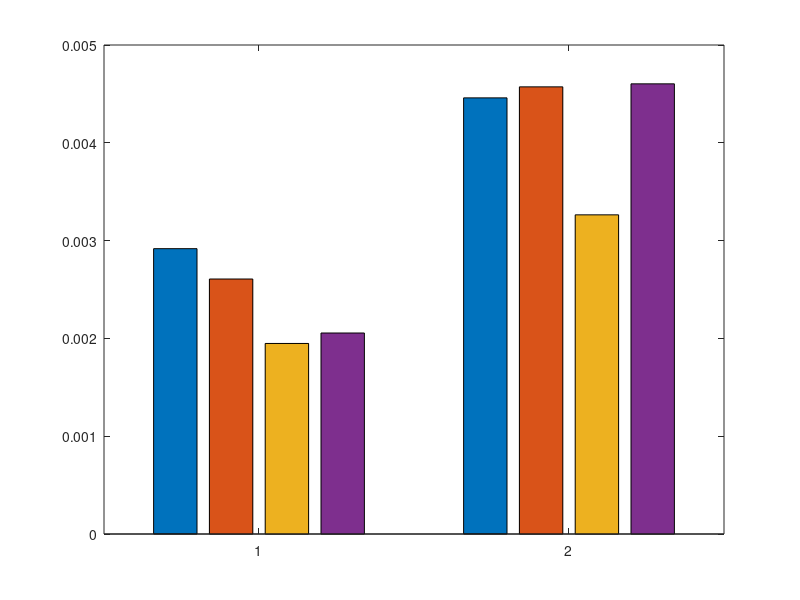

Recreate this plot in MATLAB. (Note: this script raises an error after producing the figure.)
%% Ablation_studies
%% settings
clear;
% bl = [111 140 189]/255;
bl = [0    0.4470    0.7410];
or = [235 161 51]/255;
ye = [242 206 108]/255;
gr = [131 157 68]/255;
red = [225 112 110]/255;
dark_bl = [48 151 164]/255;
pur = [0.4940    0.1840    0.5560];
dark = [77 77 79]/255;
light_dark = [100 100 103]/255;
brown = [171 104 87]/255;
link_w = 2.5;
mark_size = 12;
colors = [bl;gr;or;red;pur;light_dark;dark_bl;brown;ye];
markers = {'>', '+', 'diamond', 'o', 'v', '*', 'square', '^','x'};
rng(0)

%% Model Arch Variation
% pretrain@offline env.
en1_dm1_da1_offline = [0.04606308788061142	0.01436044555157423	0.005958180874586105	0.002917643636465073	0.0020958271343261];
en1_dm2_da2_offline = [0.0488969162106514	0.0150280799716711	0.005829410161823034	0.002607204718515277	0.001876379596069455];
en1_dm4_da2_offline = [0.05272422358393669	0.01464245840907097	0.004593867342919111	0.001948320772498846	0.001448263297788799];
en2_dm4_da2_offline = [0.05323053523898125	0.01390235405415297	0.004637439735233784	0.002055136486887932	0.001560472417622805];

% adapt@online env.
en1_dm1_da1_online = [0.04786825552582741	0.01729638315737247	0.007815010845661163	0.004459553863853216	0.004268412012606859];
en1_dm2_da2_online = [0.05620404705405235	0.01869633980095387	0.0072494694031775	0.004572188016027212	0.004000585060566664];
en1_dm4_da2_online = [0.05638652667403221	0.01563427411019802	0.00568010238930583	0.003263447666540742	0.002564249560236931];
en2_dm4_da2_online = [0.05493746697902679	0.01659626886248589	0.006918085739016533	0.004603054840117693	0.004050506744533777];

snr_index=4; % @15dB
offline_vals = [en1_dm1_da1_offline(snr_index), en1_dm2_da2_offline(snr_index), en1_dm4_da2_offline(snr_index), en2_dm4_da2_offline(snr_index)];
online_vals  = [en1_dm1_da1_online(snr_index),  en1_dm2_da2_online(snr_index),  en1_dm4_da2_online(snr_index),  en2_dm4_da2_online(snr_index)];

% Plot grouped bar chart
figure;
h_bar = bar([offline_vals; online_vals]);

% Set bar colors and border width
loc_colors=[bl;gr;red;light_dark];
h = gca;
for i = 1:4
    h.Children(5-i).FaceColor = loc_colors(i,:);
    h.Children(5-i).LineWidth = 1.5;  % Set border width
end

ylim([0.0015 0.005])
yticks
set(gca, 'XTick', 1:2, 'XTickLabel', {'Offline-Pretrained','Online-Adapted'});
legend('$N_\mathrm{e}=1,N_\mathrm{dm}=1,N_\mathrm{ds}=1$','$N_\mathrm{e}=1,N_\mathrm{dm}=2,N_\mathrm{ds}=2$', ...
    '$N_\mathrm{e}=1,N_\mathrm{dm}=4,N_\mathrm{ds}=2$','$N_\mathrm{e}=2,N_\mathrm{dm}=4,N_\mathrm{ds}=2$', ...
    'Interpreter', 'latex', ...
    'FontSize',16);
set(gca,'Fontname','times new Roman','FontSize',22,'Linewidth',1.5,'GridAlpha',.5,'GridLineStyle',':');
set(gca, 'YScale', 'log');  % Set y-axis to log scale
set(gcf,'unit', 'centimeters', 'position', [10 5 16 14],'DefaultLineLineWidth',2.5);
ylabel('Channel Est. MSE (SNR=15dB)');
box on;
grid on;


%% Full-Atten arch
en1_dm4_da2_offline = [0.05272422358393669	0.01464245840907097	0.004593867342919111	0.001948320772498846	0.001448263297788799];
full_atten_dm1_da1_offline=[0.04411	0.01256	0.00457	0.00204	0.00152];
full_atten_dm2_da2_offline=[0.04608	0.01414	0.00517	0.00227	0.00166];
full_atten_dm4_da2_offline = [0.21903	0.20895	0.20668	0.20800	0.20836];

en1_dm4_da2_online = [0.05638652667403221	0.01563427411019802	0.00568010238930583	0.003263447666540742	0.002564249560236931];
full_atten_dm1_da1_online=[0.0479	0.0198	0.0128	0.0108	0.0103];
full_atten_dm2_da2_online=[0.0502	0.0210	0.0132	0.0109	0.0104];
full_atten_dm4_da2_online = [0.2037	0.1928	0.1950	0.1949	0.1942];

snr_index=4; % @15dB
offline_vals = [en1_dm4_da2_offline(snr_index), full_atten_dm1_da1_offline(snr_index), full_atten_dm2_da2_offline(snr_index), full_atten_dm4_da2_offline(snr_index)];
online_vals  = [en1_dm4_da2_online(snr_index),  full_atten_dm1_da1_online(snr_index),  full_atten_dm2_da2_online(snr_index),  full_atten_dm4_da2_online(snr_index)];
% Plot grouped bar chart
figure;
bar([offline_vals; online_vals]);   
% Set bar colors
loc_colors=[red;light_dark;bl;gr];
h = gca;
for i = 1:4 
    h.Children(5-i).FaceColor = loc_colors(i,:);
    h.Children(5-i).LineWidth = 1.5;  % Set border width
end

ylim([0.001 1])
set(gca, 'XTick', 1:2, 'XTickLabel', {'Offline-Pretrained','Online-Adapted'});
legend('$N_\mathrm{e}=1,N_\mathrm{dm}=4,N_\mathrm{ds}=2$','E2E trans.,$N_\mathrm{e}=1,L_\mathrm{dm}=1,L_\mathrm{ds}=1$',...
      'E2E trans.,$N_\mathrm{e}=1,L_\mathrm{dm}=2,L_\mathrm{ds}=2$',...
      'E2E trans.,$N_\mathrm{e}=1,L_\mathrm{dm}=4,L_\mathrm{ds}=2$', ...
      'Interpreter', 'latex', ...
      'FontSize',16);
set(gca,'Fontname','times new Roman','FontSize',22,'Linewidth',1.5,'GridAlpha',.5,'GridLineStyle',':');
set(gca, 'YScale', 'log');  % Set y-axis to log scale
set(gcf,'unit', 'centimeters', 'position', [10 5 16 14],'DefaultLineLineWidth',2.5);
ylabel('Channel Est. MSE (SNR=15dB)');
box on;
grid on;

%% 
% figure;
% concat_off = [0.05166814476251602 0.01430347841233015 0.004764246754348278 0.00209481967613101 0.001428111456334591];
% ratio_off = [0.04994552582502365 0.01353888679295778 0.00445245997980237 0.002038480015471578 0.001489263027906418];

% % ratio_online=[0.056386527 0.015634274 0.005680102 0.003263448 0.00256425];
% x=[0 5 10 15 20];
% y=[concat_off',ratio_off'];
% loc_colors=[bl;red];
% loc_markers={'>','o'};
% snr=[0 5 10 15 20];
% for i = 1:size(y, 2)
%     semilogy(x, y(:, i), 'Color', loc_colors(i, :), 'LineWidth', 2.5, 'MarkerSize',mark_size,'Marker',loc_markers{i});
%     hold on;
% end
% ylim([0.001 0.1]);
% xlabel("SNR (dB)")
% ylabel("Channel Est. MSE");
% set(gca,'Fontname','times new Roman','FontSize',24,'Linewidth',1.5,'GridAlpha',.5,'GridLineStyle',':');
% set(gcf,'unit', 'centimeters', 'position', [10 5 18 12],'DefaultLineLineWidth',2.5);
% grid on;
% box on;
% legend('Concat-based input fusion','Ratio-based input fusion')


%% Input fusion: Concat or Ratio
figure;
models = {'Ratio','Concat'};
flops = [208224, 375840]./1e6;  % Total MFLOPs in the encoder, comparing stack_x and divise_x two methods
mse = [0.002038480015471578,0.00209481967613101];  % MSE at 20dB

% % Create scatter plot
% scatter(mse, flops_mflops, 150, 'filled', 'MarkerEdgeColor', 'black', 'LineWidth', 1.5);

% Set different colors for each model
loc_colors=[red;bl;or;gr];
loc_size = 300;
scatter(flops(1), mse(1), loc_size, loc_colors(1,:), 'filled', 's', ...
        'MarkerEdgeColor', 'black', 'LineWidth', 1.5);  % Square
hold on;
scatter(flops(2), mse(2), loc_size, loc_colors(2,:), 'filled', '^', ...
        'MarkerEdgeColor', 'black', 'LineWidth', 1.5);  % Triangle

ylim([0.0015 0.003]);
xlim([0.2 0.4]);
% Add grid for better readability
ylabel("Channel Est. MSE")
xlabel("Number of MFLOPs (Encoder)");
set(gca, 'YScale', 'log');
set(gca,'Fontname','times new Roman','FontSize',26,'Linewidth',1.5,'GridAlpha',.5,'GridLineStyle',':');
set(gcf,'unit', 'centimeters', 'position', [10 5 16 14],'DefaultLineLineWidth',2.5);
grid on;
box on;


%% Token: Symbol-wise vs Channel-wise
% Keep the same token pattern for both tasks
figure;
symbol_token_offline=[0.06208012998104095	0.01519526168704033	0.004279993940144777	0.001819362514652312	0.001332362997345626];
channel_token_offline=[0.05272422358393669	0.01464245840907097	0.004593867342919111	0.001948320772498846	0.001448263297788799];

symbol_token_pre_online=[0.06426767259836197	0.01850957237184048	0.00982699915766716	0.009105388075113297	0.009009788744151592];
channel_token_pre_online=[0.05846426263451576	0.01844874955713749	0.007442028261721134	0.00536695821210742	0.00492539070546627];

symbol_token_online=[0.05903296172618866	0.01729314029216766	0.009191406890749931	0.008769838139414787	0.008848275057971478];
channel_token_online=[0.05638652667403221	0.01563427411019802	0.00568010238930583	0.003263447666540742	0.002564249560236931];

x=[0 5 10 15 20];
y=[symbol_token_online',channel_token_online'];
loc_colors=[bl;red];
loc_markers={'>','o'};
snr=[0 5 10 15 20];
for i = 1:size(y, 2)
    semilogy(x, y(:, i), 'Color', loc_colors(i, :), 'LineWidth', 2.5, 'MarkerSize',mark_size,'Marker',loc_markers{i});
    hold on;
end

ylim([0.001 0.1]);
xlabel("SNR (dB)")
ylabel("Channel Est. MSE");
set(gca,'Fontname','times new Roman','FontSize',26,'Linewidth',1.5,'GridAlpha',.5,'GridLineStyle',':');
set(gcf,'unit', 'centimeters', 'position', [10 5 16 14],'DefaultLineLineWidth',2.5);
grid on;
box on;
legend('Symbol-wise token','Channel-wise token')



%% Mask: Random-Symbol vs Random-RE
figure;

RanRE_off=[0.052417167 0.013861265 0.004752657 0.002198695 0.001570175];
RanSym_off=[0.052724224 0.014642458 0.004593867 0.001948321 0.001448263];
RanRE_pre_online=[0.058830924 0.017827654 0.007506567 0.005352434 0.004877591];
RanSym_pre_online=[0.058464263 0.01844875 0.007442028 0.005366958 0.004925391];
RanRE_online=[0.197071478 0.171757102 0.165456831 0.167091191 0.165640891];
RanSym_online=[0.056386527 0.015634274 0.005680102 0.003263448 0.00256425];

y=[RanRE_online',RanSym_online'];
loc_colors=[bl;red];
loc_markers={'>','o'};
snr=[0 5 10 15 20];
for i = 1:size(y, 2)
    semilogy(x, y(:, i), 'Color', loc_colors(i, :), 'LineWidth', 2.5, 'MarkerSize',mark_size,'Marker',loc_markers{i});
    hold on;
end

ylim([0.001 1]);
xlabel("SNR (dB)")
ylabel("Channel Est. MSE");
set(gca,'Fontname','times new Roman','FontSize',26,'Linewidth',1.5,'GridAlpha',.5,'GridLineStyle',':');
set(gcf,'unit', 'centimeters', 'position', [10 5 16 14],'DefaultLineLineWidth',2.5);
grid on;
box on;
legend('Random-RE masking','Random-symbol masking')


%% Online Transmit-Symbol Recovery
wo_ch_coding=[0.05638652667403221	0.01563427411019802	0.00568010238930583	0.003263447666540742	0.002564249560236931];
with_ch_coding=[0.05654119700193405	0.01597542129456997	0.005905142519623041	0.003402106696739793	0.002742309588938951];

figure;
snr = [0 5 10 15 20];
Y = [wo_ch_coding', with_ch_coding'];
b = bar(snr, Y);
loc_colors=[bl;or];
h = gca;
for i = 1:2
    h.Children(3-i).FaceColor = loc_colors(i,:);
    h.Children(3-i).LineWidth = 1.5;  % Set border width
end
xlabel("SNR (dB)");
ylabel("Channel Est. MSE");
ylim([0.001 0.1]);
legend("Channel-coded loop", "Uncoded loop",'FontSize',20);
set(gca,'Fontname','times new Roman','FontSize',22,'Linewidth',1.5,'GridAlpha',.5,'GridLineStyle',':');
set(gcf,'unit', 'centimeters', 'position', [10 5 18 12],'DefaultLineLineWidth',2.5);
set(gca, 'YScale', 'log');
grid on;
box on;

% analyze time consumption
time_wo_ch=[];
time_with_ch=[];

% analyze SER
avg_ser_wo_ch=0.0241297353059053;
avg_ser_with_ch=0.00298560014925897;
data = readtable('per_batch_ser.csv','VariableNamingRule', 'preserve');
std_ser_with_ch=std(data{:,2}); % 0.0071
std_ser_wo_ch=std(data{:,3}); % 0.0037
avg1=mean(data{:,2}); %???
avg2=mean(data{:,3}); %???


%% Flop comparison:
% Total Recovery FLOPs: 888,974,017
% Total Recovery FLOPs: 353,032,694
% Per-OFDM-frame recovery flops
figure;
flops_sym= 353032694/10000;
flops_bit= 888974017/10000;
y = [flops_sym,flops_bit];

h_bar = barh(y);  % Use barh for horizontal bars
h_bar.LineWidth = 1.5;  % Set bar border width to 1.5

% tell it to color each bar individually:
h_bar.FaceColor = 'flat';

% assign [R G B] to each bar (row 1 = first bar, row 2 = second bar)
h_bar.CData(1,:) = or;   % teal‑ish
h_bar.CData(2,:) =bl;   % orange‑ish

set(gca, 'YTick', 1:2, 'YTickLabel', {'Uncoded', 'Channel-coded'});  % Changed to YTick and YTickLabel

xlabel("Number of FLOPs");  % Changed to xlabel since it's now horizontal
set(gca,'Fontname','times new Roman','FontSize',22,'Linewidth',1.5,'GridAlpha',.5,'GridLineStyle',':');
set(gcf,'unit', 'centimeters', 'position', [10 5 18 12],'DefaultLineLineWidth',2.5);
ax = gca;
ax.YAxis.TickLabelRotation = 0;
grid on;
box on;


%% Online: SNR variation (line graph)
% Adapt-SNR vs Eval-SNR table converted to vectors
% Each vector represents evaluation at a specific SNR (0, 5, 10, 15, 20 dB)
% Rows correspond to adaptation SNR: 0, 5, 10, 15, 20 dB
figure;
eval_snr_0dB = [0.04169300198554993	0.02319975756108761	0.01886888034641743	0.01765635050833225	0.01738649420440197];
eval_snr_5dB = [0.0384615920484066	0.01301218848675489	0.006761365104466677	0.004978399258106947	0.004475715104490519];
eval_snr_10dB = [0.05185908824205399	0.01514122448861599	0.005940566305071115	0.003622700925916433	0.002898987149819732];
eval_snr_15dB = [0.06272026896476746	0.01779787614941597	0.006071957293897867	0.003464449662715197	0.002600667998194695];
eval_snr_20dB = [0.0691046416759491	0.01970198936760426	0.00632275827229023	0.003305039368569851	0.002335335128009319];
wo_adapt= [0.0584643  0.0184487  0.0074420 0.0053670 0.0049254];

y= [eval_snr_0dB', eval_snr_5dB', eval_snr_10dB', eval_snr_15dB', eval_snr_20dB', wo_adapt'];
x = [0 5 10 15 20];  % Adaptation SNR values
for i = 1:size(y, 2)
    semilogy(x, y(:, i), 'Color', colors(i, :), 'LineWidth', 2.5, 'MarkerSize',mark_size,'Marker',markers{i});
    hold on;
end

ylim([0.002 0.1]);
yticks([0.002 0.01 0.1]);
% ylim([0.001 0.5]);
% set(gca, 'YTickLabelMode', 'auto');
% ax = gca;
% ax.YAxis.Exponent = 0;  % Force scientific notation

xlabel("SNR (dB)")
ylabel("Channel Est. MSE");
set(gca,'Fontname','times new Roman','FontSize',22,'Linewidth',1.5,'GridAlpha',.5,'GridLineStyle',':');
set(gcf,'unit', 'centimeters', 'position', [10 5 16 14],'DefaultLineLineWidth',2.5);
grid on;
box on;
legend('Adapt. at 0dB', ...
        'Adapt. at 5dB', ...
        'Adapt. at 10dB',...
        'Adapt. at 15dB',...
        'Adapt. at 20dB',...
        'Without adapt.', ...
        'Location', 'best','FontSize',18);



%% Online Data aug.
figure;
aug1 = [0.05804722011089325 0.01644443720579147 0.006124963518232107 0.003642425406724215 0.003233056981116533];
aug3 = [0.05619017407298088 0.01624259725213051 0.005927936639636755 0.003432044526562095 0.002734546316787601];
aug5 = [0.05638652667403221 0.01563427411019802 0.00568010238930583 0.003263447666540742 0.002564249560236931];
aug7 = [0.05515530705451965 0.01567905396223068 0.005627068690955639 0.003283469937741756 0.002759968861937523];

% Extract SNR 0, 10, 20 dB (indices 1, 3, 5) and calculate gains
snr_idx = [1,2,3,4,5];
augs = [aug3; aug5; aug7];  % Each row is one augmentation level
y_data = 10*log10(aug1(snr_idx) ./ augs(:, snr_idx));  % 3x3 matrix: rows=aug levels, cols=SNR

% Create grouped bar plot (transpose so SNR is on x-axis)
h_bar = bar(y_data');
loc_colors=[bl;or;gr];
for i = 1:3
    h_bar(i).LineWidth = 1.5;
    h_bar(i).FaceColor = loc_colors(i,:);
end

set(gca, 'XTick', 1:5, 'XTickLabel', {'0','5','10','15','20'});
ylim([0 1]);
xlabel("SNR (dB)");
ylabel("MSE Gain (dB) over A=1");
legend('Aug=3', 'Aug=5', 'Aug=7', 'Location', 'best');
set(gca,'Fontname','times new Roman','FontSize',22,'Linewidth',1.5,'GridAlpha',.5,'GridLineStyle',':');
set(gcf,'unit', 'centimeters', 'position', [10 5 16 14],'DefaultLineLineWidth',2.5);
grid on; box on;


%% E2E vs encoder only
figure;
snr=[0 5 10 15 20];
pre_adapt = [0.0584643, 0.0184487, 0.0074420, 0.0053670, 0.0049254];
e2e_adapt = [0.0629285, 0.0175458, 0.0063313, 0.0038047, 0.0031366];
enc_only_adapt = [0.0563865, 0.0156343, 0.0056801, 0.0032634, 0.0025642];


e2e_gain = 10*log10(e2e_adapt./pre_adapt);
enc_only_gain = 10*log10(enc_only_adapt./pre_adapt);

% bar plot
Y = [-e2e_gain', -enc_only_gain'];
b = bar(snr, Y);

loc_colors=[bl;or];
h = gca;
for i = 1:2
    h.Children(3-i).FaceColor = loc_colors(i,:);
    h.Children(3-i).LineWidth = 1.5;  % Set border width
end

xlabel("SNR (dB)");
ylabel("MSE Gain (dB)");
legend("Full-SSL-branch update", "Encoder-only update",'FontSize',20);
set(gca,'Fontname','times new Roman','FontSize',22,'Linewidth',1.5,'GridAlpha',.5,'GridLineStyle',':');
set(gcf,'unit', 'centimeters', 'position', [10 5 18 12],'DefaultLineLineWidth',2.5);
grid on;
box on;
